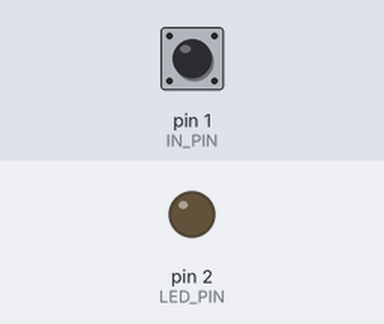
Simulated run of this sketch. Board: Arduino Uno, built with avr-gcc and run on an emulated ATmega328P. Shown: output pins drawn as LEDs (lit = HIGH). Dashed ring = blinking. The inputs (shaded band) are chosen by the test bench; at power-on: pin 1 (IN_PIN) LOW.

Above: at 1.2 s.
1.3 s: pin 1 (IN_PIN) pulsed HIGH 5 times (0.12 s each, 0.3 s apart)
At 2.48 s:
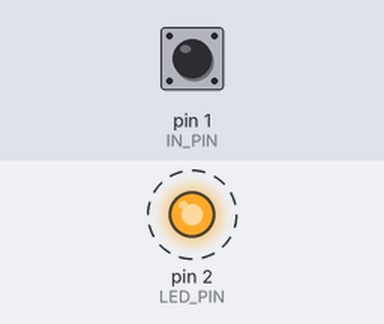
Timing chart, 0 to 5.2 s (numbered marks = the images above; inputs shaded):
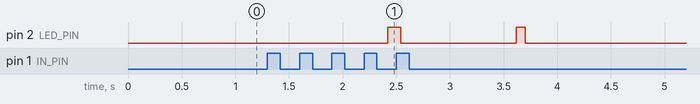

Measured:
- after the input at 1.3 s, pin 2 (LED_PIN): alternates HIGH for 0.10 s and LOW for 1.1 s, 4 changes in all, then stays LOW, starting after 1.1 s

The sketch:

zadanie2.ino
```cpp
// Autor: Mikołaj Kowalik
// Indeks: 283476

//zadanie nr 2

// korzystam z arduino IDE
// aktualnie nie mam arduino uno, korzystałem z arduino leonardo
//z tego względu proszę o łagodniejsze traktowanie api, ponieważ na leonardo piny są inaczej podłączone
//i nieestetycznie korzysta się z niskiego poziomu

//do zadania zalaczam zdjecie ukladu.

//pin nasłuchujący
#define IN_PIN 1
//pin z napięciem do diody
#define LED_PIN 2


void setup() {
  pinMode( LED_PIN, OUTPUT );
  pinMode( IN_PIN, INPUT );
}


void loop() {
    static unsigned long timeStart = 0;
    static unsigned long timeEnd = 0;
    static int pomiarBool = 0;
    if( digitalRead(IN_PIN) == HIGH){

      if ( !pomiarBool ){
        pomiarBool++; //oznaczenie, że uruchomiono pomiar czasu
        timeStart = millis(); //pobranie czasu startu pomiaru
      }

    }
    else
      {
        if(pomiarBool){
          pomiarBool = 0;

          timeEnd = millis(); //pobranie czasu zakonczenia pomiaru
          unsigned long diff = timeEnd-timeStart;
          delay(1000); //odczekanie sekundy po pomiarze

          //zapalenie i zgaszenie lampki
          digitalWrite( LED_PIN, HIGH );
          delay( diff );
          digitalWrite( LED_PIN, LOW );
        }
      }

}
```
